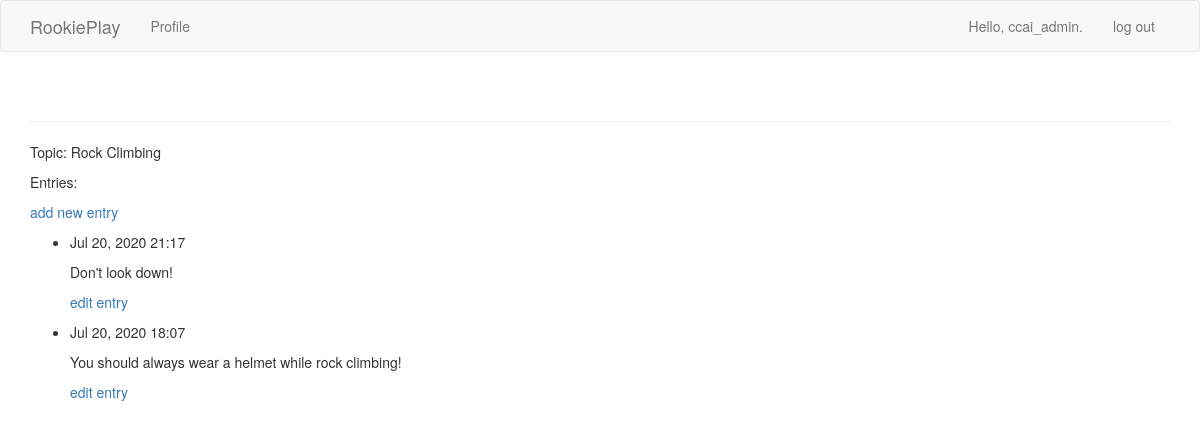
The app's page /topics/2/ (signed in), older data.
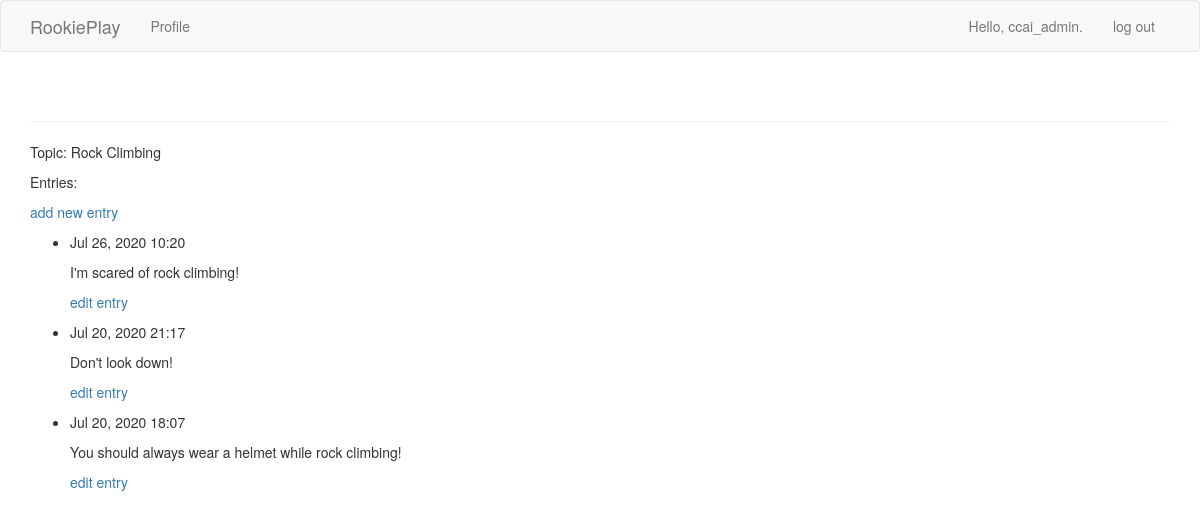
The same page, newer data.
### rookieplays/models.py (models this page shows, shortened)
class Entry(models.Model):
    topic = models.ForeignKey(Topic, on_delete=models.CASCADE)
    text = models.TextField()
    date_added = models.DateTimeField(auto_now_add=True)
    owner = models.ForeignKey(User, on_delete=models.CASCADE)
    class Meta:
        verbose_name_plural = 'entries'

### rookieplays/views.py (the view)
# urls.py: url(r'^topics/(?P<topic_id>\d+)/$', views.topic, name='topic'),
@login_required
def topic(request, topic_id):
    topic = Topic.objects.get(id=topic_id)
    if topic.owner != request.user:
        raise Http404
    entries = topic.entry_set.order_by('-date_added')
    context = {'topic': topic, 'entries': entries}
    return render(request, 'rookieplays/topic.html', context)

### rookieplays/models.py (called while the page is built)
    def __str__(self):
        return self.text

### rookieplays/templates/rookieplays/topic.html
{% extends "rookieplays/base.html" %}
{% block content %}
  <p>Topic: {{ topic }}</p>
  <p>Entries:</p>
  <p>
    <a href="{% url "rookieplays:new_entry" topic.id %}">add new entry</a
  </p>
  <ul>
  {% for entry in entries %}
    <li>
      <p>{{ entry.date_added|date:'M d, Y H:i' }}</p>
      <p>{{ entry.text|linebreaks }}</p>
      <p>
        <a href="{% url 'rookieplays:edit_entry' entry.id %}">edit entry</a>
      </p>
    </li>
  {% empty %}
    <li>
      There are no entries for this topic yet.
    </li>
  {% endfor %}
  </ul>
{% endblock content %}

Row changes from the older to the newer data that the page shows:
added Entry: date_added "Jul 26, 2020 10:20", text "I'm scared of rock climbing!"
